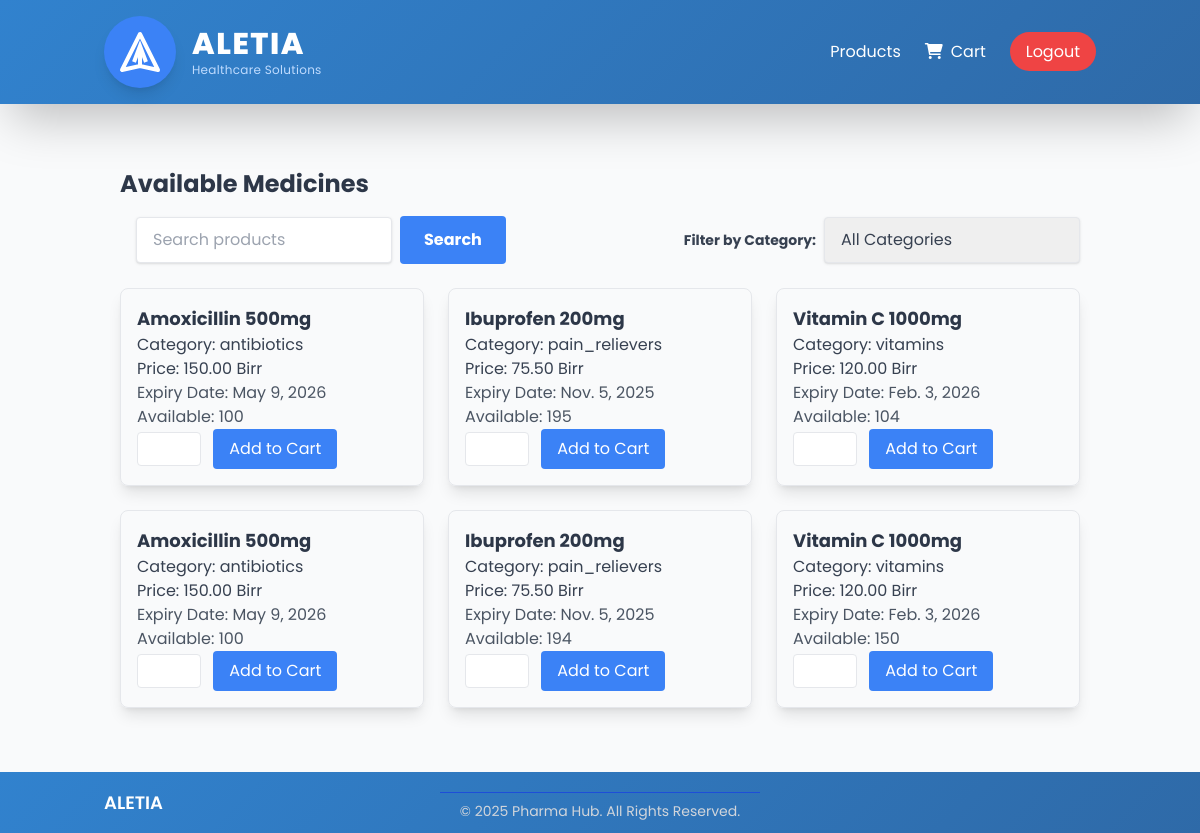
The page /customer/products/ (signed in) on the database its author committed.
### inventory/models.py (models this page shows, shortened)
class Inventory(models.Model):
    CATEGORY_CHOICES = [
        ('antibiotics', 'Antibiotics'),
        ('pain_relievers', 'Pain Relievers (Analgesics)'),
        ('anti_inflammatory', 'Antipyretics and Anti-inflammatory Drugs'),
        ('gastrointestinal', 'Antacids and Gastrointestinal Medicines'),
        ('vitamins', 'Vitamins and Supplements'),
        ('antidiabetics', 'Antidiabetics'),
        ('cardiovascular', 'Cardiovascular Medicines'),
        ('respiratory', 'Respiratory Medicines (Asthma, COPD)'),
        ('antimalarials', 'Antimalarials'),
        ('cough_cold', 'Cough and Cold Preparations'),
    ]
    product_name = models.CharField(max_length=255)
    batch_no = models.CharField(max_length=100)
    quantity = models.IntegerField()
    reserved_quantity = models.IntegerField(default=0, help_text="Quantity reserved during payment")
    expiry_date = models.DateField()
    price = models.DecimalField(max_digits=10, decimal_places=2)
    category = models.CharField(
        max_length=50,
        choices=CATEGORY_CHOICES,
        default='antibiotics',
        verbose_name="Category"
    )
    shelf_location = models.CharField(
        max_length=100,
        blank=True,
        null=True,
        verbose_name="Shelf Location",
        help_text="Physical location of the product in storage"
    )
    created_at = models.DateTimeField(auto_now_add=True)
    STATUS_CHOICES = [
        ('available', 'Available'),
        ('expired', 'Expired'),
        ('disposed', 'Disposed'),
        ('quarantined', 'Quarantined'),
    ]
    status = models.CharField(
        max_length=20,
        choices=STATUS_CHOICES,
        default='available'
    )
    moved_to_pharmacy_date = models.DateField(
        null=True,
        blank=True,
        verbose_name="Moved to Pharmacy Date",
        help_text="Date when product was moved to pharmacy section"
    )
    original_quantity = models.IntegerField(
        default=0,
        verbose_name="Original Quantity",
        help_text="Initial quantity when product was added"
    )
    total_disposed = models.IntegerField(
        default=0,
        verbose_name="Total Disposed",
        help_text="Sum of all disposed quantities"
    )
    NEAR_EXPIRY_THRESHOLD = 180  # 6 months in days
    class Meta:
        verbose_name_plural = "Inventories"

### customer/views.py (the view, shortened to what this page needs)
# urls.py: path('products/', views.items_list, name='items_list'),
@login_required
def items_list(request):
    categories = Inventory.objects.values_list('category', flat=True).distinct()
    search_form = ProductSearchForm(request.POST or None, categories=categories)
    add_to_cart_form = AddToCartForm(request.POST or None)
    products = Inventory.objects.all()
    context = {
        'products': products,
        'search_form': search_form,
        'categories': categories,
        'cart': request.session.get('cart', {}),
    }
    return render(request, 'product_list.html', context)

### customer/forms.py
class ProductSearchForm(forms.Form):
    search = forms.CharField(
        required=False,
        widget=forms.TextInput(attrs={
            'placeholder': 'Search products',
            'class': 'shadow appearance-none border rounded w-64 py-3 px-4 text-gray-700 leading-tight focus:outline-none focus:shadow-outline'
        })
    )
    category_filter = forms.ChoiceField(
        required=False,
        choices=[],  # Populated in __init__
        widget=forms.Select(attrs={
            'class': 'shadow appearance-none border rounded w-64 py-3 px-4 text-gray-700 leading-tight focus:outline-none focus:shadow-outline',
            'onchange': 'this.form.submit()'
        })
    )
    def __init__(self, *args, **kwargs):
        categories = kwargs.pop('categories', [])
        super().__init__(*args, **kwargs)
        self.fields['category_filter'].choices = [('', 'All Categories')] + [(c, c) for c in categories]

### customer/templates/product_list.html (shortened to what this page needs)
{% extends "layout.html" %}
{% block content %}
<div class="container mx-auto px-4 py-8">
    <h2 class="text-2xl font-bold mb-4">Available Medicines</h2>
    <form method="post" class="mb-6 flex items-center justify-between space-x-4">
        <div class="flex items-center space-x-2">
            {{ search_form.search }}
            <button type="submit" class="bg-blue-500 hover:bg-blue-700 text-white font-bold py-3 px-6 rounded focus:outline-none focus:shadow-outline">
                Search
            </button>
        </div>
        <div class="flex items-center">
            <label for="id_category_filter" class="text-sm font-bold text-gray-700 mr-2">Filter by Category:</label>
            {{ search_form.category_filter }}
        </div>
    </form>
    <div class="grid grid-cols-1 md:grid-cols-3 gap-6">
        {% if products %}
            {% for product in products %}
                <div class="border rounded-lg shadow-lg p-4 hover:shadow-xl transition-shadow duration-300">
                    <h3 class="text-lg font-bold">{{ product.product_name }}</h3>
                    <p class="text-gray-700">Category: {{ product.category }}</p>
                    <p class="text-gray-700">Price: {{ product.price|floatformat:2 }} Birr</p>
                    <p class="text-gray-600">Expiry Date: {{ product.expiry_date }}</p>
                    <p class="text-gray-600">Available: {{ product.quantity }}</p>
                    <form method="post" action="{% url 'customer:add_to_cart' product.id %}">
                        <input type="number" name="quantity" value="" min="1" max="{{ product.quantity }}"
                            class="w-16 border rounded px-2 py-1 mr-2">
                        <button type="submit"
                            class="bg-blue-500 text-white px-4 py-2 rounded hover:bg-blue-600">
                            Add to Cart
                        </button>
                    </form>
                </div>
            {% endfor %}
        {% else %}
            <p class="text-gray-700 text-center">No medicines found matching the search/filter criteria.</p>
        {% endif %}
    </div>
</div>
{% endblock %}

### customer/templates/layout.html (style rules this page uses)
:root { --primary-color: #3182ce; --secondary-color: #2c5282; --accent-color: #4299e1; --text-color: #2d3748; }
body { font-family: 'Poppins', sans-serif; color: var(--text-color); }

### rows shown on the page
Inventory: product_name "Amoxicillin 500mg", category "antibiotics", price "150.00", expiry_date "May 9, 2026", quantity "100"
Inventory: product_name "Ibuprofen 200mg", category "pain_relievers", price "75.50", expiry_date "Nov. 5, 2025", quantity "195"
Inventory: product_name "Vitamin C 1000mg", category "vitamins", price "120.00", expiry_date "Feb. 3, 2026", quantity "104"
Inventory: product_name "Amoxicillin 500mg", category "antibiotics", price "150.00", expiry_date "May 9, 2026", quantity "100"
Inventory: product_name "Ibuprofen 200mg", category "pain_relievers", price "75.50", expiry_date "Nov. 5, 2025", quantity "194"
Inventory: product_name "Vitamin C 1000mg", category "vitamins", price "120.00", expiry_date "Feb. 3, 2026", quantity "150"
